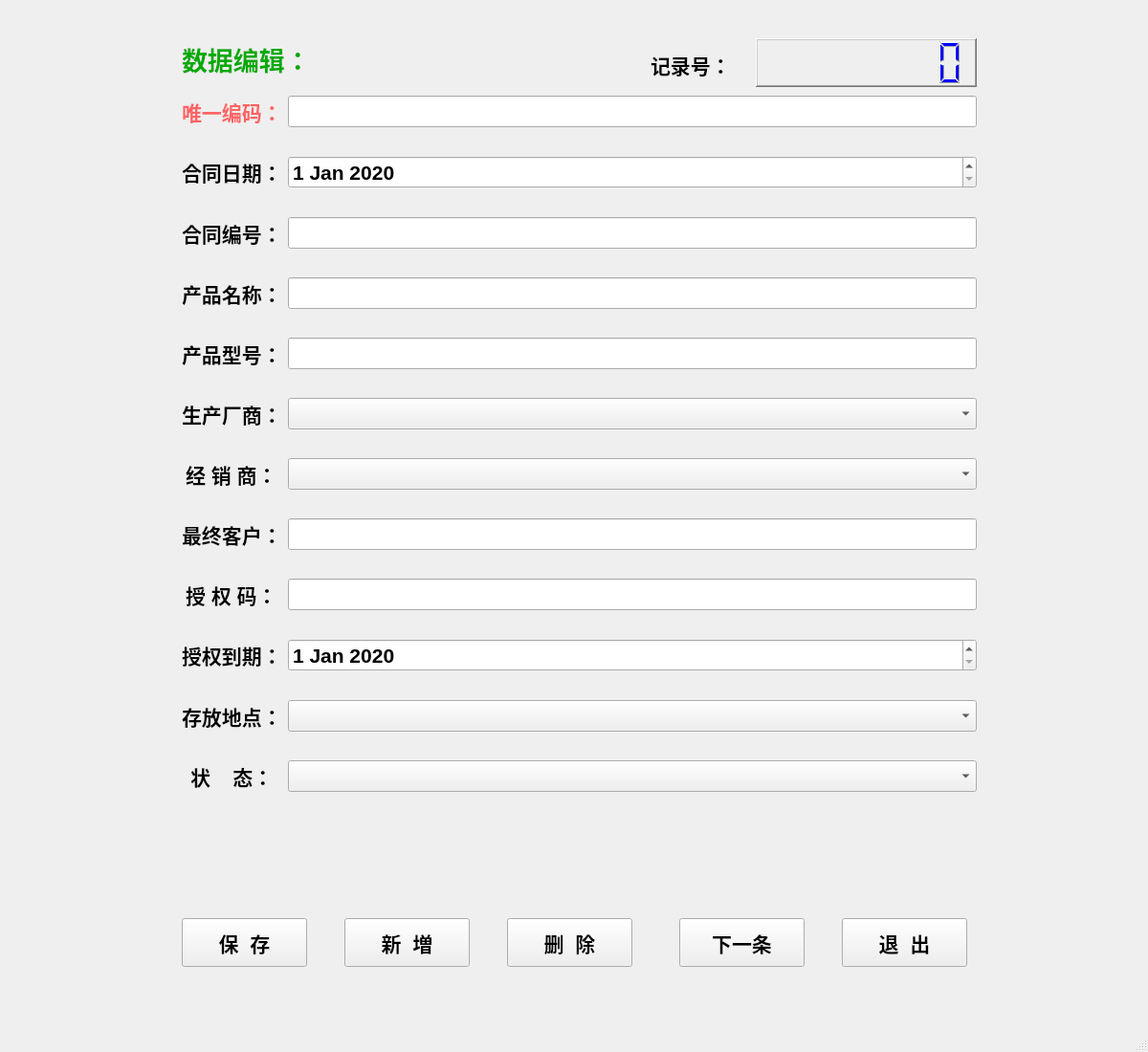
<?xml version="1.0" encoding="UTF-8"?>
<ui version="4.0">
 <class>MainWindow</class>
 <widget class="QMainWindow" name="MainWindow">
  <property name="geometry">
   <rect>
    <x>0</x>
    <y>0</y>
    <width>1200</width>
    <height>1100</height>
   </rect>
  </property>
  <property name="minimumSize">
   <size>
    <width>1200</width>
    <height>1100</height>
   </size>
  </property>
  <property name="windowTitle">
   <string>MainWindow</string>
  </property>
  <property name="iconSize">
   <size>
    <width>40</width>
    <height>40</height>
   </size>
  </property>
  <property name="toolButtonStyle">
   <enum>Qt::ToolButtonTextUnderIcon</enum>
  </property>
  <widget class="QWidget" name="centralwidget">
   <widget class="QPushButton" name="pushButton_1">
    <property name="geometry">
     <rect>
      <x>190</x>
      <y>960</y>
      <width>131</width>
      <height>51</height>
     </rect>
    </property>
    <property name="font">
     <font>
      <pointsize>16</pointsize>
      <weight>75</weight>
      <bold>true</bold>
      <stylestrategy>PreferAntialias</stylestrategy>
     </font>
    </property>
    <property name="text">
     <string>保  存</string>
    </property>
    <property name="icon">
     <iconset>
      <normaloff>exit.jpg</normaloff>
      <normalon>print.jpg</normalon>
      <activeoff>delete2.jpg</activeoff>
      <activeon>delete.jpg.png</activeon>
      <selectedon>submit2.jpg</selectedon>exit.jpg</iconset>
    </property>
    <property name="iconSize">
     <size>
      <width>40</width>
      <height>40</height>
     </size>
    </property>
   </widget>
   <widget class="QWidget" name="formLayoutWidget">
    <property name="geometry">
     <rect>
      <x>190</x>
      <y>100</y>
      <width>831</width>
      <height>831</height>
     </rect>
    </property>
    <layout class="QFormLayout" name="formLayout">
     <property name="fieldGrowthPolicy">
      <enum>QFormLayout::AllNonFixedFieldsGrow</enum>
     </property>
     <property name="labelAlignment">
      <set>Qt::AlignCenter</set>
     </property>
     <property name="formAlignment">
      <set>Qt::AlignLeading|Qt::AlignLeft|Qt::AlignTop</set>
     </property>
     <property name="verticalSpacing">
      <number>30</number>
     </property>
     <item row="0" column="0">
      <widget class="QLabel" name="label_2">
       <property name="font">
        <font>
         <pointsize>16</pointsize>
         <weight>75</weight>
         <bold>true</bold>
        </font>
       </property>
       <property name="styleSheet">
        <string notr="true">color: rgb(255, 100,100);</string>
       </property>
       <property name="text">
        <string>唯一编码：</string>
       </property>
      </widget>
     </item>
     <item row="1" column="0">
      <widget class="QLabel" name="label_3">
       <property name="font">
        <font>
         <pointsize>16</pointsize>
         <weight>75</weight>
         <bold>true</bold>
         <stylestrategy>PreferAntialias</stylestrategy>
        </font>
       </property>
       <property name="text">
        <string>合同日期：</string>
       </property>
      </widget>
     </item>
     <item row="2" column="0">
      <widget class="QLabel" name="label_4">
       <property name="font">
        <font>
         <pointsize>16</pointsize>
         <weight>75</weight>
         <bold>true</bold>
         <stylestrategy>PreferAntialias</stylestrategy>
        </font>
       </property>
       <property name="text">
        <string>合同编号：</string>
       </property>
      </widget>
     </item>
     <item row="3" column="0">
      <widget class="QLabel" name="label_5">
       <property name="font">
        <font>
         <pointsize>16</pointsize>
         <weight>75</weight>
         <bold>true</bold>
         <stylestrategy>PreferAntialias</stylestrategy>
        </font>
       </property>
       <property name="text">
        <string>产品名称：</string>
       </property>
      </widget>
     </item>
     <item row="4" column="0">
      <widget class="QLabel" name="label_6">
       <property name="font">
        <font>
         <pointsize>16</pointsize>
         <weight>75</weight>
         <bold>true</bold>
         <stylestrategy>PreferAntialias</stylestrategy>
        </font>
       </property>
       <property name="text">
        <string>产品型号：</string>
       </property>
      </widget>
     </item>
     <item row="6" column="0">
      <widget class="QLabel" name="label_8">
       <property name="font">
        <font>
         <pointsize>16</pointsize>
         <weight>75</weight>
         <bold>true</bold>
         <stylestrategy>PreferAntialias</stylestrategy>
        </font>
       </property>
       <property name="text">
        <string>经 销 商：</string>
       </property>
      </widget>
     </item>
     <item row="5" column="0">
      <widget class="QLabel" name="label_7">
       <property name="font">
        <font>
         <pointsize>16</pointsize>
         <weight>75</weight>
         <bold>true</bold>
         <stylestrategy>PreferAntialias</stylestrategy>
        </font>
       </property>
       <property name="text">
        <string>生产厂商：</string>
       </property>
      </widget>
     </item>
     <item row="7" column="0">
      <widget class="QLabel" name="label_9">
       <property name="font">
        <font>
         <pointsize>16</pointsize>
         <weight>75</weight>
         <bold>true</bold>
         <stylestrategy>PreferAntialias</stylestrategy>
        </font>
       </property>
       <property name="text">
        <string>最终客户：</string>
       </property>
      </widget>
     </item>
     <item row="8" column="0">
      <widget class="QLabel" name="label_10">
       <property name="font">
        <font>
         <pointsize>16</pointsize>
         <weight>75</weight>
         <bold>true</bold>
         <stylestrategy>PreferAntialias</stylestrategy>
        </font>
       </property>
       <property name="text">
        <string>授 权 码：</string>
       </property>
      </widget>
     </item>
     <item row="9" column="0">
      <widget class="QLabel" name="label_11">
       <property name="font">
        <font>
         <pointsize>16</pointsize>
         <weight>75</weight>
         <bold>true</bold>
         <stylestrategy>PreferAntialias</stylestrategy>
        </font>
       </property>
       <property name="text">
        <string>授权到期：</string>
       </property>
      </widget>
     </item>
     <item row="10" column="0">
      <widget class="QLabel" name="label_12">
       <property name="font">
        <font>
         <pointsize>16</pointsize>
         <weight>75</weight>
         <bold>true</bold>
         <stylestrategy>PreferAntialias</stylestrategy>
        </font>
       </property>
       <property name="text">
        <string>存放地点：</string>
       </property>
      </widget>
     </item>
     <item row="11" column="0">
      <widget class="QLabel" name="label_13">
       <property name="font">
        <font>
         <pointsize>16</pointsize>
         <weight>75</weight>
         <bold>true</bold>
         <stylestrategy>PreferAntialias</stylestrategy>
        </font>
       </property>
       <property name="text">
        <string>状    态：</string>
       </property>
      </widget>
     </item>
     <item row="1" column="1">
      <widget class="QDateEdit" name="dateEdit_1">
       <property name="font">
        <font>
         <pointsize>16</pointsize>
         <weight>75</weight>
         <bold>true</bold>
         <stylestrategy>PreferAntialias</stylestrategy>
        </font>
       </property>
       <property name="date">
        <date>
         <year>2020</year>
         <month>1</month>
         <day>1</day>
        </date>
       </property>
      </widget>
     </item>
     <item row="2" column="1">
      <widget class="QLineEdit" name="lineEdit_2">
       <property name="font">
        <font>
         <pointsize>16</pointsize>
         <weight>75</weight>
         <bold>true</bold>
         <stylestrategy>PreferAntialias</stylestrategy>
        </font>
       </property>
       <property name="clearButtonEnabled">
        <bool>true</bool>
       </property>
      </widget>
     </item>
     <item row="3" column="1">
      <widget class="QLineEdit" name="lineEdit_3">
       <property name="font">
        <font>
         <pointsize>16</pointsize>
         <weight>75</weight>
         <bold>true</bold>
         <stylestrategy>PreferAntialias</stylestrategy>
        </font>
       </property>
       <property name="clearButtonEnabled">
        <bool>true</bool>
       </property>
      </widget>
     </item>
     <item row="4" column="1">
      <widget class="QLineEdit" name="lineEdit_4">
       <property name="font">
        <font>
         <pointsize>16</pointsize>
         <weight>75</weight>
         <bold>true</bold>
         <stylestrategy>PreferAntialias</stylestrategy>
        </font>
       </property>
       <property name="dragEnabled">
        <bool>false</bool>
       </property>
       <property name="readOnly">
        <bool>false</bool>
       </property>
       <property name="clearButtonEnabled">
        <bool>true</bool>
       </property>
      </widget>
     </item>
     <item row="5" column="1">
      <widget class="QComboBox" name="comboBox_1">
       <property name="font">
        <font>
         <pointsize>16</pointsize>
         <weight>75</weight>
         <bold>true</bold>
         <stylestrategy>PreferAntialias</stylestrategy>
        </font>
       </property>
      </widget>
     </item>
     <item row="6" column="1">
      <widget class="QComboBox" name="comboBox_2">
       <property name="font">
        <font>
         <pointsize>16</pointsize>
         <weight>75</weight>
         <bold>true</bold>
         <stylestrategy>PreferAntialias</stylestrategy>
        </font>
       </property>
      </widget>
     </item>
     <item row="7" column="1">
      <widget class="QLineEdit" name="lineEdit_5">
       <property name="font">
        <font>
         <pointsize>16</pointsize>
         <weight>75</weight>
         <bold>true</bold>
         <stylestrategy>PreferAntialias</stylestrategy>
        </font>
       </property>
       <property name="clearButtonEnabled">
        <bool>true</bool>
       </property>
      </widget>
     </item>
     <item row="8" column="1">
      <widget class="QLineEdit" name="lineEdit_6">
       <property name="font">
        <font>
         <pointsize>16</pointsize>
         <weight>75</weight>
         <bold>true</bold>
         <stylestrategy>PreferAntialias</stylestrategy>
        </font>
       </property>
       <property name="clearButtonEnabled">
        <bool>true</bool>
       </property>
      </widget>
     </item>
     <item row="9" column="1">
      <widget class="QDateEdit" name="dateEdit_2">
       <property name="font">
        <font>
         <pointsize>16</pointsize>
         <weight>75</weight>
         <bold>true</bold>
         <stylestrategy>PreferAntialias</stylestrategy>
        </font>
       </property>
       <property name="date">
        <date>
         <year>2020</year>
         <month>1</month>
         <day>1</day>
        </date>
       </property>
      </widget>
     </item>
     <item row="10" column="1">
      <widget class="QComboBox" name="comboBox_3">
       <property name="font">
        <font>
         <pointsize>16</pointsize>
         <weight>75</weight>
         <bold>true</bold>
         <stylestrategy>PreferAntialias</stylestrategy>
        </font>
       </property>
      </widget>
     </item>
     <item row="11" column="1">
      <widget class="QComboBox" name="comboBox_4">
       <property name="font">
        <font>
         <pointsize>16</pointsize>
         <weight>75</weight>
         <bold>true</bold>
         <stylestrategy>PreferAntialias</stylestrategy>
        </font>
       </property>
      </widget>
     </item>
     <item row="0" column="1">
      <widget class="QLineEdit" name="lineEdit_1">
       <property name="enabled">
        <bool>true</bool>
       </property>
       <property name="font">
        <font>
         <pointsize>16</pointsize>
         <weight>75</weight>
         <bold>true</bold>
        </font>
       </property>
       <property name="cursor">
        <cursorShape>ArrowCursor</cursorShape>
       </property>
       <property name="focusPolicy">
        <enum>Qt::ClickFocus</enum>
       </property>
       <property name="styleSheet">
        <string notr="true">color: rgb(155, 10, 10);</string>
       </property>
       <property name="inputMethodHints">
        <set>Qt::ImhNone</set>
       </property>
       <property name="readOnly">
        <bool>true</bool>
       </property>
      </widget>
     </item>
    </layout>
   </widget>
   <widget class="QPushButton" name="pushButton_5">
    <property name="geometry">
     <rect>
      <x>880</x>
      <y>960</y>
      <width>131</width>
      <height>51</height>
     </rect>
    </property>
    <property name="font">
     <font>
      <pointsize>16</pointsize>
      <weight>75</weight>
      <bold>true</bold>
      <stylestrategy>PreferAntialias</stylestrategy>
     </font>
    </property>
    <property name="text">
     <string>退  出</string>
    </property>
   </widget>
   <widget class="QPushButton" name="pushButton_3">
    <property name="geometry">
     <rect>
      <x>530</x>
      <y>960</y>
      <width>131</width>
      <height>51</height>
     </rect>
    </property>
    <property name="font">
     <font>
      <pointsize>16</pointsize>
      <weight>75</weight>
      <bold>true</bold>
      <stylestrategy>PreferAntialias</stylestrategy>
     </font>
    </property>
    <property name="text">
     <string>删  除</string>
    </property>
   </widget>
   <widget class="QLabel" name="label_1">
    <property name="geometry">
     <rect>
      <x>190</x>
      <y>41</y>
      <width>241</width>
      <height>41</height>
     </rect>
    </property>
    <property name="font">
     <font>
      <pointsize>20</pointsize>
      <weight>75</weight>
      <bold>true</bold>
     </font>
    </property>
    <property name="styleSheet">
     <string notr="true">color: rgb(0, 170, 0);</string>
    </property>
    <property name="text">
     <string>数据编辑：</string>
    </property>
   </widget>
   <widget class="QPushButton" name="pushButton_4">
    <property name="geometry">
     <rect>
      <x>710</x>
      <y>960</y>
      <width>131</width>
      <height>51</height>
     </rect>
    </property>
    <property name="font">
     <font>
      <pointsize>16</pointsize>
      <weight>75</weight>
      <bold>true</bold>
      <stylestrategy>PreferAntialias</stylestrategy>
     </font>
    </property>
    <property name="text">
     <string>下一条</string>
    </property>
   </widget>
   <widget class="QPushButton" name="pushButton_2">
    <property name="geometry">
     <rect>
      <x>360</x>
      <y>960</y>
      <width>131</width>
      <height>51</height>
     </rect>
    </property>
    <property name="font">
     <font>
      <pointsize>16</pointsize>
      <weight>75</weight>
      <bold>true</bold>
      <stylestrategy>PreferAntialias</stylestrategy>
     </font>
    </property>
    <property name="text">
     <string>新  増</string>
    </property>
   </widget>
   <widget class="QLCDNumber" name="lcdNumber">
    <property name="geometry">
     <rect>
      <x>790</x>
      <y>40</y>
      <width>231</width>
      <height>51</height>
     </rect>
    </property>
    <property name="font">
     <font>
      <pointsize>12</pointsize>
     </font>
    </property>
    <property name="styleSheet">
     <string notr="true">color:rgb(0, 0, 255)</string>
    </property>
    <property name="frameShape">
     <enum>QFrame::WinPanel</enum>
    </property>
    <property name="frameShadow">
     <enum>QFrame::Raised</enum>
    </property>
    <property name="lineWidth">
     <number>4</number>
    </property>
    <property name="midLineWidth">
     <number>1</number>
    </property>
    <property name="digitCount">
     <number>8</number>
    </property>
   </widget>
   <widget class="QLabel" name="label_14">
    <property name="geometry">
     <rect>
      <x>680</x>
      <y>47</y>
      <width>111</width>
      <height>41</height>
     </rect>
    </property>
    <property name="font">
     <font>
      <pointsize>16</pointsize>
      <weight>75</weight>
      <bold>true</bold>
     </font>
    </property>
    <property name="styleSheet">
     <string notr="true"/>
    </property>
    <property name="text">
     <string>记录号：</string>
    </property>
   </widget>
  </widget>
  <widget class="QStatusBar" name="statusbar">
   <property name="font">
    <font>
     <pointsize>12</pointsize>
    </font>
   </property>
  </widget>
 </widget>
 <resources/>
 <connections/>
</ui>
